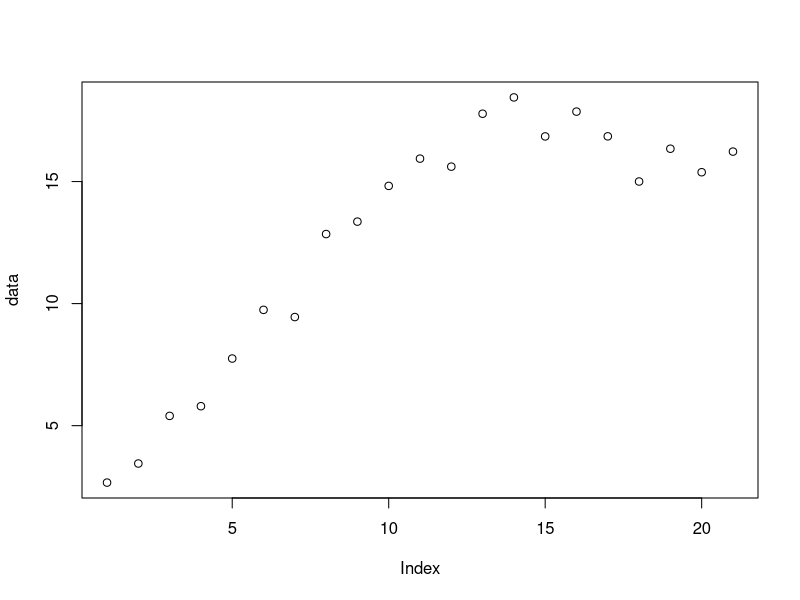
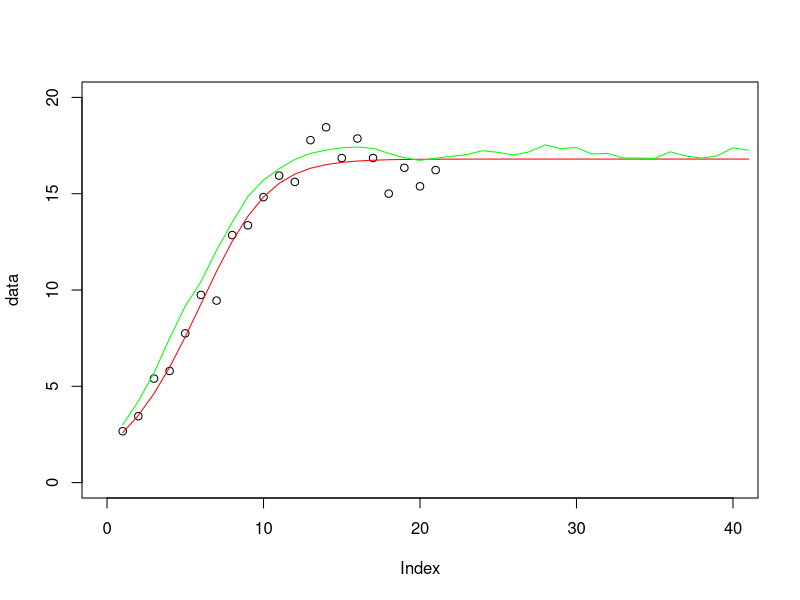
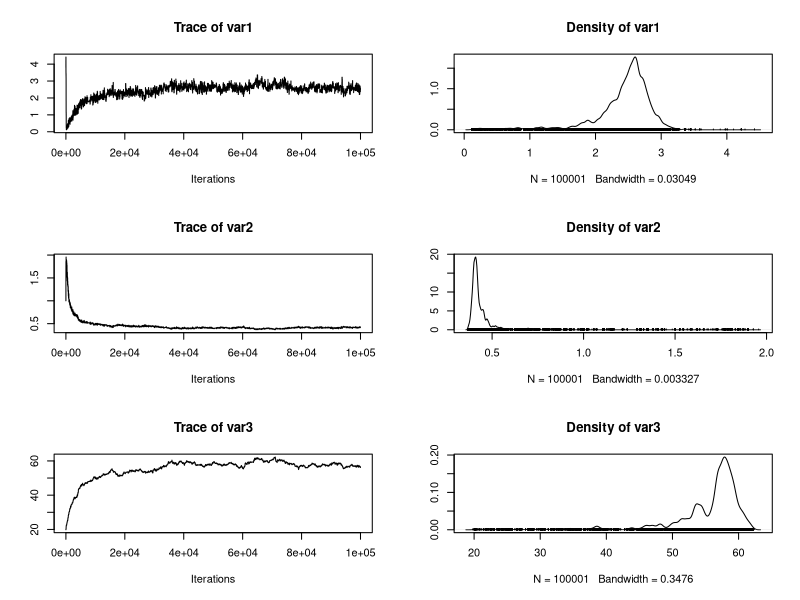

These figures' R source, in order: (Note: this script raises an error after producing the figures.)


################# create truth ###################################################
# this is our "truth"
# I'm creating here data from a stochastic population model with additional observation
# error. We won't fit exactly the same model, just so that we know exactly what the 
# true parameters are that were used to create the data 


fullmodel <- function (N0 = 3, r=0.4, K=60, procerr=0.2, obserr=1.2, timesteps = 20){
  
  popdyn <- c(N0, rep(NA, timesteps))
  for (i in 1:timesteps){
    popdyn[i+1] <- popdyn[i] * (r+1) * (1 - popdyn[i] / K) + rnorm(1,sd = procerr)  
  }
  popobs = rnorm((timesteps+1),popdyn, sd = obserr)
  return(data.frame(popdyn, popobs)  )        
}

# create full data, and take a part of that for fitting the model
# we keep the rest for validation
fullData <- fullmodel(timesteps = 40)
data = fullData$popobs[1:21]
plot(data)
save(fullData, file = "fulldata.RData")



############### create model to fit ##############################################

# OK, this is the model we want to fit for the moment
# It has the same structure as the truth, but no observation and no
# process error. Imagine this is your "complicated" model

model <- function (N0 = 3, r=0.7, K=30, timesteps = 20){
  
  popdyn <- c(N0, rep(NA, timesteps))
  for (i in 1:timesteps){
    popdyn[i+1] <- popdyn[i] * (r+1) * (1 - popdyn[i] / K) 
  }
  return(popdyn)          
}


############### Objective function ##############################################

# need sumthing that calculates for us the difference between the data that 
# we want to use to fit the model, and the model results 

objective <- function(x){
  
  NO = x[1]
  r = x[2]
  K = x[3]
  
  difference = (data - model(NO, r, K, 20))^2
  return(sum(difference))
  
}


######### Optimization ###############################



optimfit <- optim(c(1,1.3,40), objective, method = "Nelder-Mead")

# look at the help in optim and change the optimization algorithm. Do the results stay the same?

# plotting the results
plot(data, xlim = c(0,40), ylim = c(0,20))
lines(model(optimfit$par[1], optimfit$par[2], optimfit$par[3], 40), col = "red", lwd = 1)
lines(fullData$popdyn, col = "green")





######## Metropolis algorithm ################

library(coda)

proposalfunction <- function(param){
  return(rnorm(3,mean = param, sd= c(0.2,0.2,0.2)))
}

run_metropolis_MCMC <- function(startvalue, iterations){
  chain = array(dim = c(iterations+1,3))
  chain[1,] = startvalue
  for (i in 1:iterations){
    proposal = proposalfunction(chain[i,])
    
    probab = exp(-objective(proposal) + objective(chain[i,]))
    
    if (runif(1) < probab){
      chain[i+1,] = proposal
    }else{
      chain[i+1,] = chain[i,]
    }
  }
  return(mcmc(chain))
}

startvalue = c(4,1,20)
chain = run_metropolis_MCMC(startvalue, 100000)

# plotting the development in the chain an the marginal parameter distributions
plot(chain)


# to see correlations between parameters, we have to do a bit more

#For plotting run https://raw.githubusercontent.com/florianhartig/Cookbook/master/Plotting/Correlation/CorrelationDensityPlotWithIpanel.r

burnIn = 10000
betterPairs(chain[-(1:burnIn),])




############## forwarding of the parametric uncertainty to our predictions #######################

plot(data, xlim = c(0,40), ylim = c(0,20))

for (i in 1:1000){
  
  pars = chain[1000+50*i,]
  
  lines(model(pars[1], pars[2], pars[3], 40), col="#44444404", lwd = 10)
  
}

lines(model(optimfit$par[1], optimfit$par[2], optimfit$par[3], 40), col = "red", lwd = 1)
points(data, col = "red")
lines(fullData$popdyn, col = "green")










